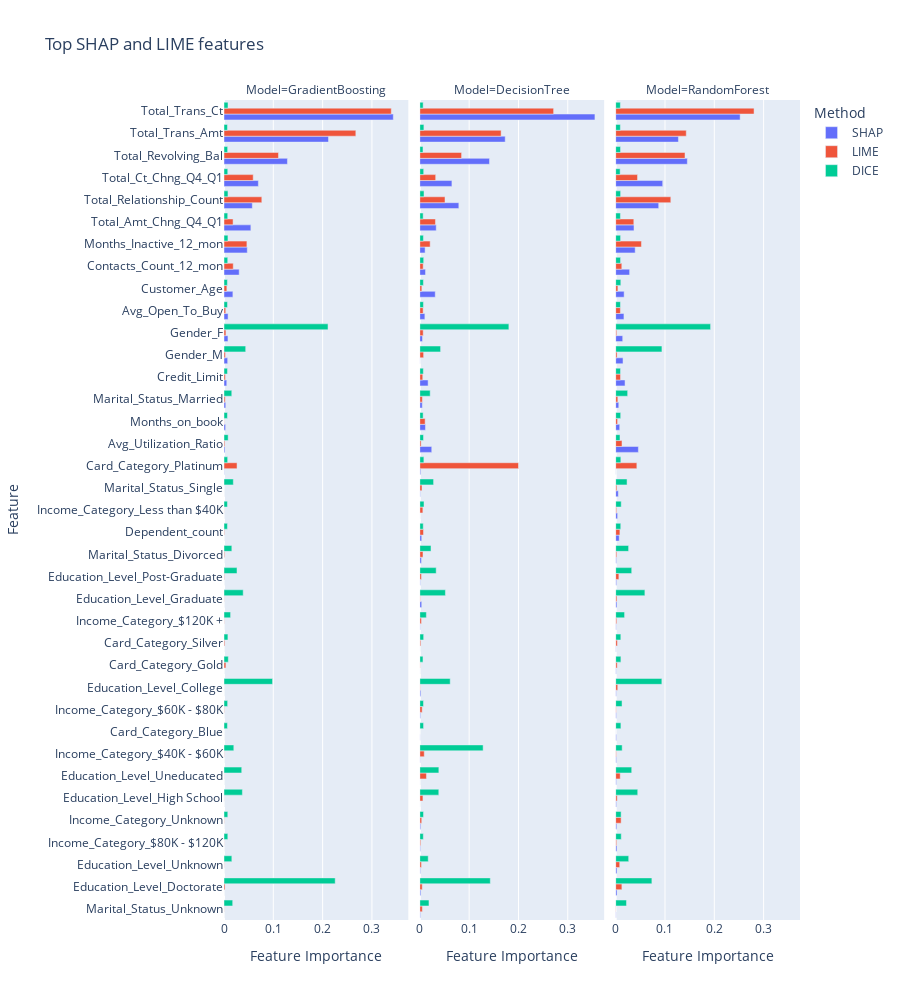

Source (notebook cell):
### Code cell
# plot the results
fig = px.bar(result_df.sort_values(by='Feature Importance', ascending=True),
                y='Feature', 
                x='Feature Importance', 
                color='Method', 
                barmode='group',
                facet_col='Model', 
                title="Top SHAP and LIME features",
                height=1000,)
fig.show()

#save as html
fig.write_html("Images/model_comparison.html")

### Figure 1 — Plotly figure (JSON) as saved in the notebook; plotly's stock layout.template omitted (floating-point values rounded to 4 significant figures)
{"data": [{"alignmentgroup": "True", "hovertemplate": "Method=SHAP<br>Model=GradientBoosting<br>Feature Importance=%{x}<br>Feature=%{y}<extra></extra>", "legendgroup": "SHAP", "marker": {"color": "#636efa", "pattern": {"shape": ""}}, "name": "SHAP", "offsetgroup": "SHAP", "orientation": "h", "showlegend": true, "textposition": "auto", "type": "bar", "x": [0, 0, 0, 0, 0, 0, 0, 0, 0, 0, 0, 0, 0, 2.864e-06, 2.111e-05, 2.156e-05, 2.904e-05, 3.335e-05, 5.019e-05, 5.411e-05, 0.000464, 0.001858, 0.003213, 0.003532, 0.00559, 0.007432, 0.008039, 0.008268, 0.01802, 0.03079, 0.04718, 0.05446, 0.05742, 0.06967, 0.1286, 0.2119, 0.3433], "xaxis": "x", "y": ["Marital_Status_Unknown", "Education_Level_Doctorate", "Education_Level_Unknown", "Income_Category_$80K - $120K", "Income_Category_Unknown", "Education_Level_High School", "Education_Level_Uneducated", "Income_Category_$40K - $60K", "Card_Category_Blue", "Income_Category_$60K - $80K", "Education_Level_College", "Card_Category_Gold", "Card_Category_Silver", "Income_Category_$120K +", "Education_Level_Graduate", "Education_Level_Post-Graduate", "Marital_Status_Divorced", "Dependent_count", "Income_Category_Less than $40K", "Marital_Status_Single", "Card_Category_Platinum", "Avg_Utilization_Ratio", "Months_on_book", "Marital_Status_Married", "Credit_Limit", "Gender_M", "Gender_F", "Avg_Open_To_Buy", "Customer_Age", "Contacts_Count_12_mon", "Months_Inactive_12_mon", "Total_Amt_Chng_Q4_Q1", "Total_Relationship_Count", "Total_Ct_Chng_Q4_Q1", "Total_Revolving_Bal", "Total_Trans_Amt", "Total_Trans_Ct"], "yaxis": "y"}, {"alignmentgroup": "True", "hovertemplate": "Method=SHAP<br>Model=DecisionTree<br>Feature Importance=%{x}<br>Feature=%{y}<extra></extra>", "legendgroup": "SHAP", "marker": {"color": "#636efa", "pattern": {"shape": ""}}, "name": "SHAP", "offsetgroup": "SHAP", "orientation": "h", "showlegend": false, "textposition": "auto", "type": "bar", "x": [0, 0, 0, 0, 0, 0.0003914, 0.0004668, 0.0006693, 0.0007071, 0.0008593, 0.0008969, 0.001139, 0.001162, 0.0012, 0.001425, 0.001683, 0.001726, 0.001941, 0.001954, 0.00323, 0.003784, 0.003794, 0.00494, 0.00534, 0.0102, 0.01067, 0.01139, 0.01152, 0.01678, 0.02414, 0.03122, 0.03324, 0.06504, 0.07909, 0.1412, 0.1731, 0.3551], "xaxis": "x2", "y": ["Income_Category_Less than $40K", "Education_Level_High School", "Education_Level_Uneducated", "Card_Category_Gold", "Card_Category_Silver", "Gender_M", "Card_Category_Blue", "Income_Category_$40K - $60K", "Income_Category_$120K +", "Marital_Status_Single", "Education_Level_Post-Graduate", "Income_Category_$80K - $120K", "Education_Level_Unknown", "Marital_Status_Unknown", "Income_Category_$60K - $80K", "Card_Category_Platinum", "Income_Category_Unknown", "Education_Level_College", "Education_Level_Doctorate", "Marital_Status_Divorced", "Education_Level_Graduate", "Dependent_count", "Marital_Status_Married", "Gender_F", "Avg_Open_To_Buy", "Months_Inactive_12_mon", "Months_on_book", "Contacts_Count_12_mon", "Credit_Limit", "Avg_Utilization_Ratio", "Customer_Age", "Total_Amt_Chng_Q4_Q1", "Total_Ct_Chng_Q4_Q1", "Total_Relationship_Count", "Total_Revolving_Bal", "Total_Trans_Amt", "Total_Trans_Ct"], "yaxis": "y2"}, {"alignmentgroup": "True", "hovertemplate": "Method=SHAP<br>Model=RandomForest<br>Feature Importance=%{x}<br>Feature=%{y}<extra></extra>", "legendgroup": "SHAP", "marker": {"color": "#636efa", "pattern": {"shape": ""}}, "name": "SHAP", "offsetgroup": "SHAP", "orientation": "h", "showlegend": false, "textposition": "auto", "type": "bar", "x": [0.0003299, 0.0008069, 0.0008467, 0.001029, 0.001071, 0.001245, 0.001344, 0.00141, 0.001454, 0.001562, 0.001608, 0.001635, 0.001826, 0.002195, 0.002491, 0.002529, 0.002548, 0.002733, 0.003895, 0.005314, 0.006258, 0.007185, 0.008189, 0.01423, 0.0149, 0.01674, 0.01715, 0.01898, 0.02827, 0.03717, 0.03955, 0.046, 0.08724, 0.09535, 0.1272, 0.1453, 0.2524], "xaxis": "x3", "y": ["Card_Category_Platinum", "Card_Category_Silver", "Marital_Status_Unknown", "Card_Category_Gold", "Income_Category_$120K +", "Education_Level_College", "Income_Category_$60K - $80K", "Card_Category_Blue", "Education_Level_Uneducated", "Marital_Status_Divorced", "Income_Category_$40K - $60K", "Education_Level_High School", "Education_Level_Post-Graduate", "Income_Category_Unknown", "Education_Level_Graduate", "Income_Category_$80K - $120K", "Education_Level_Unknown", "Education_Level_Doctorate", "Income_Category_Less than $40K", "Marital_Status_Single", "Marital_Status_Married", "Dependent_count", "Months_on_book", "Gender_F", "Gender_M", "Avg_Open_To_Buy", "Customer_Age", "Credit_Limit", "Contacts_Count_12_mon", "Total_Amt_Chng_Q4_Q1", "Months_Inactive_12_mon", "Avg_Utilization_Ratio", "Total_Relationship_Count", "Total_Ct_Chng_Q4_Q1", "Total_Trans_Amt", "Total_Revolving_Bal", "Total_Trans_Ct"], "yaxis": "y3"}, {"alignmentgroup": "True", "hovertemplate": "Method=LIME<br>Model=GradientBoosting<br>Feature Importance=%{x}<br>Feature=%{y}<extra></extra>", "legendgroup": "LIME", "marker": {"color": "#EF553B", "pattern": {"shape": ""}}, "name": "LIME", "offsetgroup": "LIME", "orientation": "h", "showlegend": true, "textposition": "auto", "type": "bar", "x": [0, 2.526e-05, 0.0001045, 0.0001736, 0.0001943, 0.0002263, 0.0002658, 0.0002845, 0.0003046, 0.0003475, 0.0003518, 0.0003712, 0.0003794, 0.0004183, 0.0005381, 0.0007358, 0.000878, 0.001233, 0.001599, 0.001659, 0.002089, 0.002417, 0.002756, 0.002769, 0.003441, 0.003826, 0.003858, 0.005795, 0.0184, 0.01874, 0.02645, 0.04643, 0.05922, 0.0767, 0.1105, 0.2673, 0.3392], "xaxis": "x", "y": ["Card_Category_Blue", "Marital_Status_Single", "Education_Level_College", "Income_Category_Less than $40K", "Income_Category_$80K - $120K", "Education_Level_High School", "Education_Level_Uneducated", "Marital_Status_Unknown", "Education_Level_Graduate", "Income_Category_$40K - $60K", "Education_Level_Unknown", "Months_on_book", "Income_Category_$120K +", "Income_Category_Unknown", "Income_Category_$60K - $80K", "Education_Level_Post-Graduate", "Dependent_count", "Marital_Status_Divorced", "Card_Category_Silver", "Avg_Utilization_Ratio", "Education_Level_Doctorate", "Marital_Status_Married", "Gender_M", "Credit_Limit", "Avg_Open_To_Buy", "Card_Category_Gold", "Gender_F", "Customer_Age", "Total_Amt_Chng_Q4_Q1", "Contacts_Count_12_mon", "Card_Category_Platinum", "Months_Inactive_12_mon", "Total_Ct_Chng_Q4_Q1", "Total_Relationship_Count", "Total_Revolving_Bal", "Total_Trans_Amt", "Total_Trans_Ct"], "yaxis": "y"}, {"alignmentgroup": "True", "hovertemplate": "Method=LIME<br>Model=DecisionTree<br>Feature Importance=%{x}<br>Feature=%{y}<extra></extra>", "legendgroup": "LIME", "marker": {"color": "#EF553B", "pattern": {"shape": ""}}, "name": "LIME", "offsetgroup": "LIME", "orientation": "h", "showlegend": false, "textposition": "auto", "type": "bar", "x": [0, 0.0006157, 0.0006994, 0.0008067, 0.001767, 0.001915, 0.002583, 0.003256, 0.003266, 0.003293, 0.00381, 0.004027, 0.004373, 0.004735, 0.004853, 0.005081, 0.005145, 0.005919, 0.006153, 0.006278, 0.006415, 0.006667, 0.00676, 0.006829, 0.007446, 0.007673, 0.008946, 0.01076, 0.0134, 0.02094, 0.03168, 0.03213, 0.05101, 0.08465, 0.1648, 0.2001, 0.2713], "xaxis": "x2", "y": ["Card_Category_Blue", "Card_Category_Gold", "Education_Level_College", "Education_Level_Graduate", "Income_Category_$80K - $120K", "Card_Category_Silver", "Avg_Utilization_Ratio", "Education_Level_Unknown", "Education_Level_Post-Graduate", "Income_Category_$120K +", "Income_Category_Unknown", "Customer_Age", "Marital_Status_Single", "Income_Category_$60K - $80K", "Education_Level_Doctorate", "Marital_Status_Unknown", "Marital_Status_Married", "Credit_Limit", "Income_Category_Less than $40K", "Education_Level_High School", "Marital_Status_Divorced", "Avg_Open_To_Buy", "Contacts_Count_12_mon", "Gender_F", "Dependent_count", "Gender_M", "Income_Category_$40K - $60K", "Months_on_book", "Education_Level_Uneducated", "Months_Inactive_12_mon", "Total_Amt_Chng_Q4_Q1", "Total_Ct_Chng_Q4_Q1", "Total_Relationship_Count", "Total_Revolving_Bal", "Total_Trans_Amt", "Card_Category_Platinum", "Total_Trans_Ct"], "yaxis": "y2"}, {"alignmentgroup": "True", "hovertemplate": "Method=LIME<br>Model=RandomForest<br>Feature Importance=%{x}<br>Feature=%{y}<extra></extra>", "legendgroup": "LIME", "marker": {"color": "#EF553B", "pattern": {"shape": ""}}, "name": "LIME", "offsetgroup": "LIME", "orientation": "h", "showlegend": false, "textposition": "auto", "type": "bar", "x": [0, 0.0005683, 0.001004, 0.00127, 0.00184, 0.001942, 0.002082, 0.002108, 0.002157, 0.002351, 0.002477, 0.002801, 0.003046, 0.003108, 0.003379, 0.003824, 0.004185, 0.004368, 0.004495, 0.00647, 0.008175, 0.008588, 0.009207, 0.009522, 0.009829, 0.01106, 0.01241, 0.01258, 0.01284, 0.03679, 0.04293, 0.04431, 0.05222, 0.1118, 0.1406, 0.1431, 0.2806], "xaxis": "x3", "y": ["Card_Category_Blue", "Marital_Status_Unknown", "Income_Category_$60K - $80K", "Income_Category_$40K - $60K", "Income_Category_Less than $40K", "Income_Category_$80K - $120K", "Gender_F", "Income_Category_$120K +", "Marital_Status_Divorced", "Marital_Status_Single", "Education_Level_Graduate", "Gender_M", "Card_Category_Gold", "Education_Level_High School", "Card_Category_Silver", "Months_on_book", "Education_Level_College", "Marital_Status_Married", "Customer_Age", "Education_Level_Post-Graduate", "Education_Level_Unknown", "Dependent_count", "Education_Level_Uneducated", "Avg_Open_To_Buy", "Credit_Limit", "Income_Category_Unknown", "Contacts_Count_12_mon", "Education_Level_Doctorate", "Avg_Utilization_Ratio", "Total_Amt_Chng_Q4_Q1", "Card_Category_Platinum", "Total_Ct_Chng_Q4_Q1", "Months_Inactive_12_mon", "Total_Relationship_Count", "Total_Revolving_Bal", "Total_Trans_Amt", "Total_Trans_Ct"], "yaxis": "y3"}, {"alignmentgroup": "True", "hovertemplate": "Method=DICE<br>Model=GradientBoosting<br>Feature Importance=%{x}<br>Feature=%{y}<extra></extra>", "legendgroup": "DICE", "marker": {"color": "#00cc96", "pattern": {"shape": ""}}, "name": "DICE", "offsetgroup": "DICE", "orientation": "h", "showlegend": true, "textposition": "auto", "type": "bar", "x": [0.006873, 0.006954, 0.006954, 0.006954, 0.006981, 0.007008, 0.007035, 0.007035, 0.007357, 0.007384, 0.00741, 0.007545, 0.007545, 0.007598, 0.007679, 0.007733, 0.007947, 0.008001, 0.008055, 0.008108, 0.008431, 0.008726, 0.01334, 0.01576, 0.01587, 0.01589, 0.01761, 0.01893, 0.0199, 0.02637, 0.03595, 0.03729, 0.03893, 0.04398, 0.09843, 0.211, 0.2255], "xaxis": "x", "y": ["Customer_Age", "Dependent_count", "Card_Category_Blue", "Income_Category_Less than $40K", "Months_on_book", "Total_Trans_Amt", "Avg_Open_To_Buy", "Credit_Limit", "Income_Category_$60K - $80K", "Total_Revolving_Bal", "Card_Category_Platinum", "Total_Amt_Chng_Q4_Q1", "Contacts_Count_12_mon", "Total_Ct_Chng_Q4_Q1", "Income_Category_Unknown", "Income_Category_$80K - $120K", "Card_Category_Silver", "Months_Inactive_12_mon", "Total_Relationship_Count", "Total_Trans_Ct", "Avg_Utilization_Ratio", "Card_Category_Gold", "Income_Category_$120K +", "Marital_Status_Married", "Marital_Status_Divorced", "Education_Level_Unknown", "Marital_Status_Unknown", "Marital_Status_Single", "Income_Category_$40K - $60K", "Education_Level_Post-Graduate", "Education_Level_Uneducated", "Education_Level_High School", "Education_Level_Graduate", "Gender_M", "Education_Level_College", "Gender_F", "Education_Level_Doctorate"], "yaxis": "y"}, {"alignmentgroup": "True", "hovertemplate": "Method=DICE<br>Model=DecisionTree<br>Feature Importance=%{x}<br>Feature=%{y}<extra></extra>", "legendgroup": "DICE", "marker": {"color": "#00cc96", "pattern": {"shape": ""}}, "name": "DICE", "offsetgroup": "DICE", "orientation": "h", "showlegend": false, "textposition": "auto", "type": "bar", "x": [0.006383, 0.006383, 0.006674, 0.006739, 0.006739, 0.006901, 0.007063, 0.007128, 0.007225, 0.007257, 0.007322, 0.007419, 0.007452, 0.007452, 0.007517, 0.007743, 0.007808, 0.007808, 0.008197, 0.008229, 0.008456, 0.008456, 0.01325, 0.01698, 0.01853, 0.02096, 0.02265, 0.02786, 0.03314, 0.03843, 0.03855, 0.04205, 0.05187, 0.06156, 0.1283, 0.1429, 0.1806], "xaxis": "x2", "y": ["Card_Category_Gold", "Total_Revolving_Bal", "Months_on_book", "Total_Trans_Ct", "Total_Amt_Chng_Q4_Q1", "Dependent_count", "Income_Category_$80K - $120K", "Credit_Limit", "Months_Inactive_12_mon", "Customer_Age", "Avg_Open_To_Buy", "Income_Category_$60K - $80K", "Income_Category_Unknown", "Avg_Utilization_Ratio", "Card_Category_Blue", "Card_Category_Silver", "Contacts_Count_12_mon", "Total_Ct_Chng_Q4_Q1", "Card_Category_Platinum", "Total_Trans_Amt", "Total_Relationship_Count", "Income_Category_Less than $40K", "Income_Category_$120K +", "Education_Level_Unknown", "Marital_Status_Unknown", "Marital_Status_Married", "Marital_Status_Divorced", "Marital_Status_Single", "Education_Level_Post-Graduate", "Education_Level_High School", "Education_Level_Uneducated", "Gender_M", "Education_Level_Graduate", "Education_Level_College", "Income_Category_$40K - $60K", "Education_Level_Doctorate", "Gender_F"], "yaxis": "y2"}, {"alignmentgroup": "True", "hovertemplate": "Method=DICE<br>Model=RandomForest<br>Feature Importance=%{x}<br>Feature=%{y}<extra></extra>", "legendgroup": "DICE", "marker": {"color": "#00cc96", "pattern": {"shape": ""}}, "name": "DICE", "offsetgroup": "DICE", "orientation": "h", "showlegend": false, "textposition": "auto", "type": "bar", "x": [0.008754, 0.009051, 0.009488, 0.009488, 0.009593, 0.009645, 0.00982, 0.009837, 0.009872, 0.009942, 0.009995, 0.01013, 0.01027, 0.0104, 0.01041, 0.01045, 0.01059, 0.01061, 0.01103, 0.01124, 0.01129, 0.0129, 0.01316, 0.01803, 0.02188, 0.02305, 0.02427, 0.02621, 0.0264, 0.0325, 0.0325, 0.04471, 0.05923, 0.0734, 0.09362, 0.0938, 0.1924], "xaxis": "x3", "y": ["Avg_Utilization_Ratio", "Total_Ct_Chng_Q4_Q1", "Total_Trans_Ct", "Total_Trans_Amt", "Total_Amt_Chng_Q4_Q1", "Avg_Open_To_Buy", "Total_Revolving_Bal", "Credit_Limit", "Contacts_Count_12_mon", "Months_Inactive_12_mon", "Total_Relationship_Count", "Months_on_book", "Dependent_count", "Customer_Age", "Card_Category_Silver", "Card_Category_Platinum", "Card_Category_Gold", "Card_Category_Blue", "Income_Category_Unknown", "Income_Category_Less than $40K", "Income_Category_$80K - $120K", "Income_Category_$60K - $80K", "Income_Category_$40K - $60K", "Income_Category_$120K +", "Marital_Status_Unknown", "Marital_Status_Single", "Marital_Status_Married", "Marital_Status_Divorced", "Education_Level_Unknown", "Education_Level_Post-Graduate", "Education_Level_Uneducated", "Education_Level_High School", "Education_Level_Graduate", "Education_Level_Doctorate", "Education_Level_College", "Gender_M", "Gender_F"], "yaxis": "y3"}], "layout": {"annotations": [{"font": {}, "showarrow": false, "text": "Model=GradientBoosting", "x": 0.16, "xanchor": "center", "xref": "paper", "y": 1, "yanchor": "bottom", "yref": "paper"}, {"font": {}, "showarrow": false, "text": "Model=DecisionTree", "x": 0.5, "xanchor": "center", "xref": "paper", "y": 1, "yanchor": "bottom", "yref": "paper"}, {"font": {}, "showarrow": false, "text": "Model=RandomForest", "x": 0.84, "xanchor": "center", "xref": "paper", "y": 1, "yanchor": "bottom", "yref": "paper"}], "barmode": "group", "height": 1000, "legend": {"title": {"text": "Method"}, "tracegroupgap": 0}, "title": {"text": "Top SHAP and LIME features"}, "xaxis": {"anchor": "y", "domain": [0, 0.32], "title": {"text": "Feature Importance"}}, "xaxis2": {"anchor": "y2", "domain": [0.34, 0.66], "matches": "x", "title": {"text": "Feature Importance"}}, "xaxis3": {"anchor": "y3", "domain": [0.68, 1.0], "matches": "x", "title": {"text": "Feature Importance"}}, "yaxis": {"anchor": "x", "domain": [0, 1], "title": {"text": "Feature"}}, "yaxis2": {"anchor": "x2", "domain": [0, 1], "matches": "y", "showticklabels": false}, "yaxis3": {"anchor": "x3", "domain": [0, 1], "matches": "y", "showticklabels": false}}}
